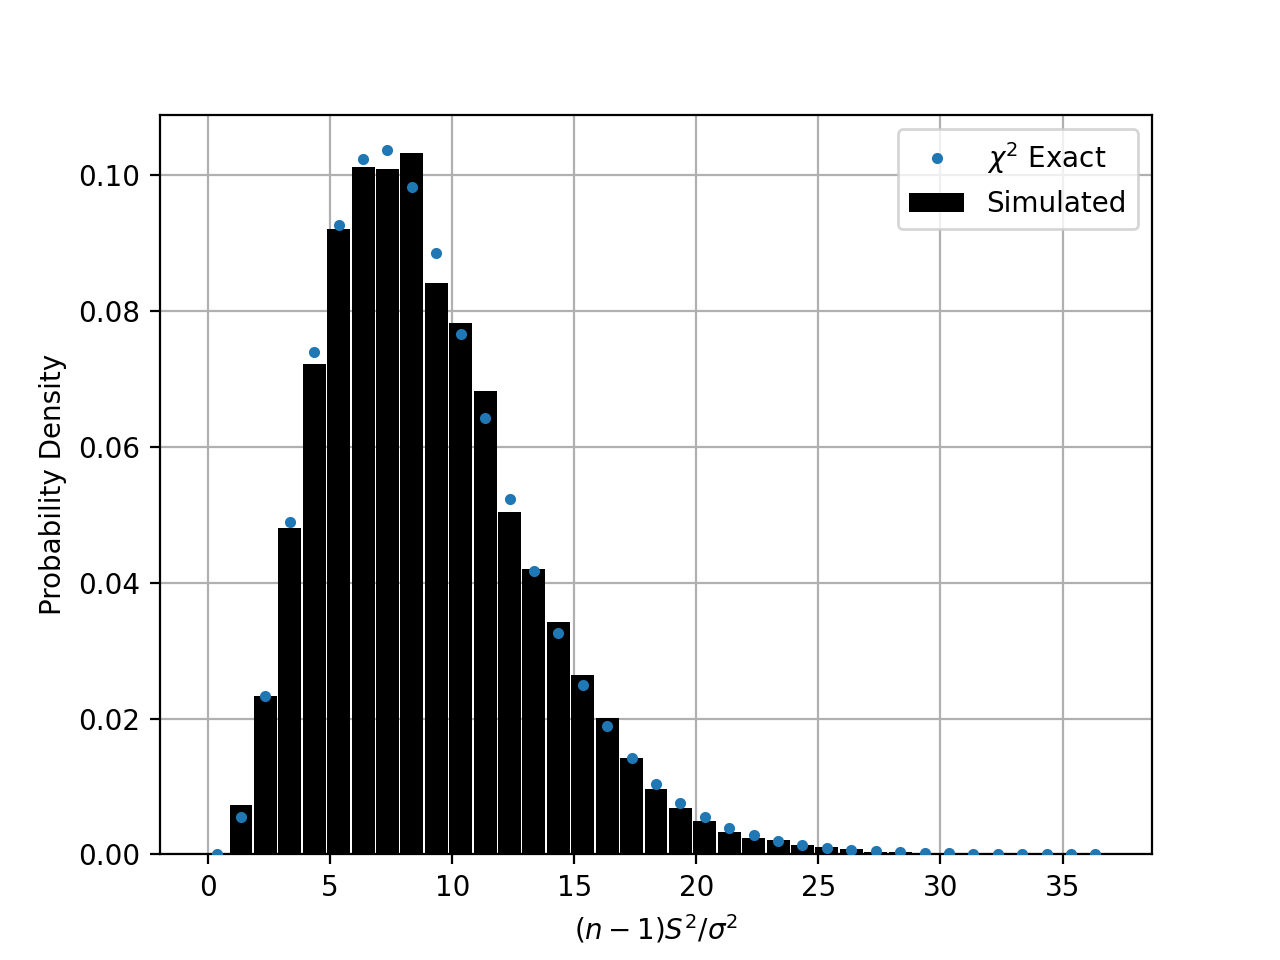

This figure's Python source:
import math
import numpy as np
from matplotlib import pyplot as plt
from lib.savefig import savefig
from lib.pdf import pdf

ns = 10
ne = 10000
sigma = 1

# Each column is an experiment
exps = np.random.normal(0, 1, size=(ns, ne))

# Sample variances, s2, for each experiment
s2s = np.var(exps, axis=0, ddof=1)

s2s_scaled = (ns-1)*s2s/sigma**2

e_pdf, bin_centers, bin_edges = pdf(s2s_scaled, 1)

n = ns - 1
ch2_pdf = (bin_centers**(n/2-1) * np.exp(-bin_centers/2)) / (2**(n/2) * math.gamma(n/2))

width = (bin_edges[1]-bin_edges[0])*0.94
plt.bar(bin_centers, e_pdf, color='black', width=width, zorder=1)
plt.plot(bin_centers, ch2_pdf, '.', zorder=10)
plt.xlabel(r"$(n-1)S^2/\sigma^2$")
plt.ylabel("Probability Density")
plt.legend([r"$\chi^2$ Exact", r"Simulated"])
plt.gca().set_axisbelow(True)
plt.grid(True)

savefig("HW4_2_2")
